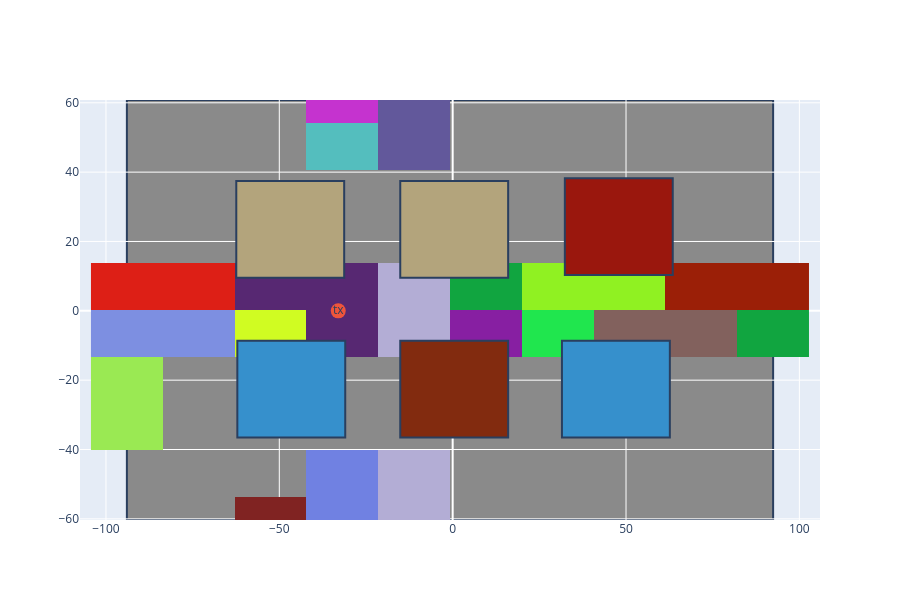

Source (notebook cell):
### Code cell
# We renumber unique indices to be between 0 and num_unique_cluster_ids (excluded)
# Because `jax.numpy.unique` sorts entries, the first cluster id will always refer to
# the 'no multipath' cluster, if it exists.
unique_ids, renumbered_cluster_ids = jnp.unique(cluster_ids, return_inverse=True)
renumbered_cluster_ids = renumbered_cluster_ids.reshape(cluster_ids.shape)
renumbered_cluster_hashes = {
    i: cluster_hashes[int(id_)] for i, id_ in enumerate(unique_ids)
}
# We create a discrete colorscale
colorscale = create_discrete_colorscale(
    renumbered_cluster_ids,
    renumbered_cluster_hashes,
    first_is_multipath_cluster=bool(~has_multipath.all()),
)

with reuse() as fig:
    tx_x, tx_y, _ = scene_grid.transmitters.reshape(3, 1)
    draw_mesh_2d(scene.mesh, fig)
    fig.add_scatter(
        x=tx_x,
        y=tx_y,
        mode="markers+text",
        text=["tx"],
        marker={"color":"#EF553B", "size": 15},
        showlegend=False,
    )
    fig.add_heatmap(
    z=np.asarray(renumbered_cluster_ids),
    x=np.asarray(x[0, :]),
    y=np.asarray(y[:, 0]),
    colorscale=colorscale,
    showscale=False,
    )

    fig.update_layout(
            height=600,
            xaxis={"range": [x.min(), x.max()]},
            yaxis={"range": [y.min(), y.max()], "scaleanchor": "x", "scaleratio": 1},
        )

fig

### Figure 1 — Plotly figure (JSON) as saved in the notebook; plotly's stock layout.template omitted (floating-point values rounded to 4 significant figures)
{"data": [{"marker": {"color": "#EF553B", "size": 15}, "mode": "markers+text", "showlegend": false, "text": ["tx"], "type": "scatter", "x": [-33], "y": [0]}, {"colorscale": [[0, "rgba(0,0,0,0)"], [0.05556, "rgba(0,0,0,0)"], [0.05556, "rgb(128,35,34)"], [0.1111, "rgb(128,35,34)"], [0.1111, "rgb(112,129,226)"], [0.1667, "rgb(112,129,226)"], [0.1667, "rgb(179,173,213)"], [0.2222, "rgb(179,173,213)"], [0.2222, "rgb(154,233,83)"], [0.2778, "rgb(154,233,83)"], [0.2778, "rgb(125,143,225)"], [0.3333, "rgb(125,143,225)"], [0.3333, "rgb(208,252,34)"], [0.3889, "rgb(208,252,34)"], [0.3889, "rgb(87,40,114)"], [0.4444, "rgb(87,40,114)"], [0.4444, "rgb(135,31,162)"], [0.5, "rgb(135,31,162)"], [0.5, "rgb(32,230,78)"], [0.5556, "rgb(32,230,78)"], [0.5556, "rgb(130,97,93)"], [0.6111, "rgb(130,97,93)"], [0.6111, "rgb(17,165,64)"], [0.6667, "rgb(17,165,64)"], [0.6667, "rgb(221,31,22)"], [0.7222, "rgb(221,31,22)"], [0.7222, "rgb(144,241,34)"], [0.7778, "rgb(144,241,34)"], [0.7778, "rgb(155,31,7)"], [0.8333, "rgb(155,31,7)"], [0.8333, "rgb(84,190,190)"], [0.8889, "rgb(84,190,190)"], [0.8889, "rgb(98,88,155)"], [0.9444, "rgb(98,88,155)"], [0.9444, "rgb(197,51,207)"], [1, "rgb(197,51,207)"]], "showscale": false, "type": "heatmap", "x": [-93.97, -73.26, -52.55, -31.84, -11.12, 9.585, 30.3, 51.01, 71.72, 92.43], "y": [-60.33, -46.87, -33.41, -19.95, -6.491, 6.968, 20.43, 33.89, 47.35, 60.81], "z": [[0, 0, 1, 2, 3, 0, 0, 0, 0, 0], [0, 0, 0, 2, 3, 0, 0, 0, 0, 0], [4, 0, 0, 0, 0, 0, 0, 0, 0, 0], [4, 0, 0, 0, 0, 0, 0, 0, 0, 0], [5, 5, 6, 7, 3, 8, 9, 10, 10, 11], [12, 12, 7, 7, 3, 11, 13, 13, 14, 14], [0, 0, 0, 0, 0, 0, 0, 0, 0, 0], [0, 0, 0, 0, 0, 0, 0, 0, 0, 0], [0, 0, 0, 15, 16, 0, 0, 0, 0, 0], [0, 0, 0, 17, 16, 0, 0, 0, 0, 0]]}], "layout": {"height": 600, "shapes": [{"fillcolor": "rgb(54, 144, 204)", "type": "rect", "x0": -62.11, "x1": -30.99, "y0": -36.5, "y1": -8.613}, {"fillcolor": "rgb(130, 43, 15)", "type": "rect", "x0": -15.12, "x1": 16.0, "y0": -36.5, "y1": -8.613}, {"fillcolor": "rgb(54, 144, 204)", "type": "rect", "x0": 31.52, "x1": 62.64, "y0": -36.5, "y1": -8.613}, {"fillcolor": "rgb(179, 164, 124)", "type": "rect", "x0": -15.12, "x1": 16.0, "y0": 9.572, "y1": 37.46}, {"fillcolor": "rgb(179, 164, 124)", "type": "rect", "x0": -62.41, "x1": -31.29, "y0": 9.572, "y1": 37.46}, {"fillcolor": "rgb(154, 23, 13)", "type": "rect", "x0": 32.36, "x1": 63.48, "y0": 10.34, "y1": 38.22}, {"fillcolor": "rgb(138, 138, 138)", "layer": "below", "type": "rect", "x0": -93.97, "x1": 92.43, "y0": -60.33, "y1": 60.81}], "xaxis": {"range": [-93.97, 92.43]}, "yaxis": {"range": [-60.33, 60.81], "scaleanchor": "x", "scaleratio": 1}}}
